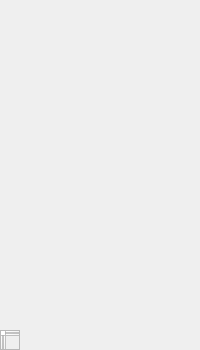
<?xml version="1.0" encoding="UTF-8"?>
<ui version="4.0">
 <class>Form</class>
 <widget class="QWidget" name="Form">
  <property name="geometry">
   <rect>
    <x>0</x>
    <y>0</y>
    <width>200</width>
    <height>350</height>
   </rect>
  </property>
  <property name="windowTitle">
   <string>Form</string>
  </property>
  <widget class="QTextBrowser" name="textBrowser">
   <property name="geometry">
    <rect>
     <x>0</x>
     <y>330</y>
     <width>20</width>
     <height>20</height>
    </rect>
   </property>
  </widget>
 </widget>
 <resources/>
 <connections/>
</ui>
